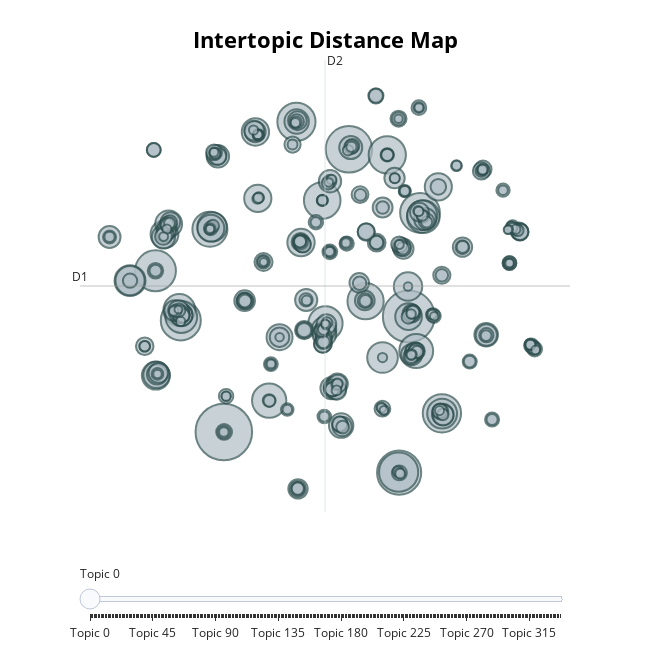

This figure's notebook cell:
### Code cell
bertopic_model.visualize_topics()
